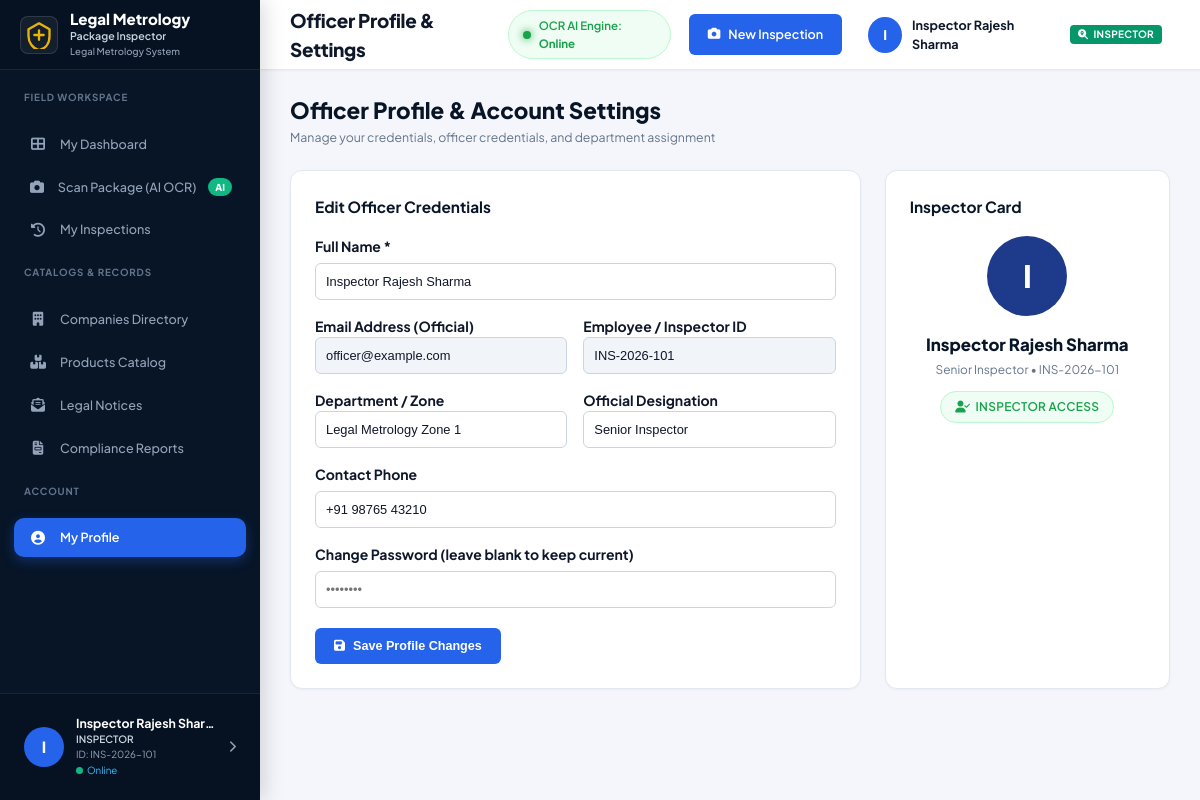
Screenshot of /pages/profile.php (signed in) with the database file from the repository.
### tables this page shows
CREATE TABLE `users` (
    `id` INT AUTO_INCREMENT PRIMARY KEY,
    `employee_id` VARCHAR(50) NOT NULL UNIQUE,
    `full_name` VARCHAR(100) NOT NULL,
    `email` VARCHAR(120) NOT NULL UNIQUE,
    `password_hash` VARCHAR(255) NOT NULL,
    `role` ENUM('officer', 'inspector') NOT NULL DEFAULT 'inspector',
    `department` VARCHAR(100) DEFAULT 'Legal Metrology Enforcement',
    `designation` VARCHAR(100) DEFAULT 'Inspector',
    `office_region` VARCHAR(100) DEFAULT 'Zone 1 - Headquarters',
    `joining_date` DATE DEFAULT NULL,
    `phone` VARCHAR(20) DEFAULT NULL,
    `status` ENUM('Active', 'Inactive', 'Suspended') NOT NULL DEFAULT 'Active',
    `last_login` DATETIME DEFAULT NULL,
    `created_at` TIMESTAMP DEFAULT CURRENT_TIMESTAMP,
    `updated_at` TIMESTAMP DEFAULT CURRENT_TIMESTAMP ON UPDATE CURRENT_TIMESTAMP
);

### includes/functions.php (called while the page is built, shortened)
<?php
function is_logged_in() {
    return isset($_SESSION['user_id']) && !empty($_SESSION['user_id']);
}
function get_logged_user() {
    return [
        'id' => $_SESSION['user_id'],
        'employee_id' => $_SESSION['employee_id'] ?? '',
        'name' => $_SESSION['name'] ?? 'Officer',
        'email' => $_SESSION['email'] ?? '',
        'role' => strtolower($_SESSION['role'] ?? 'inspector'),
        'department' => $_SESSION['department'] ?? 'Legal Metrology'
    ];
}

### pages/profile.php (the view, shortened to what this page needs)
<?php
$pageTitle = 'Officer Profile & Settings';
require_once __DIR__ . '/../includes/header.php';
require_once __DIR__ . '/../includes/sidebar.php';
$db = getDB();
$userId = $_SESSION['user_id'];
$stmt = $db->prepare("SELECT * FROM users WHERE id = ? LIMIT 1");
$stmt->execute([$userId]);
$user = $stmt->fetch();
?>
<div class="main-content">
    <?php require_once __DIR__ . '/../includes/navbar.php'; ?>
    <div class="content-body">
        <div style="margin-bottom: 24px;">
            <h2 style="font-size: 1.6rem; font-weight: 800; color: var(--primary-dark);">Officer Profile & Account Settings</h2>
            <p style="font-size: 0.88rem; color: var(--text-muted);">Manage your credentials, officer credentials, and department assignment</p>
        </div>
        <div style="display: grid; grid-template-columns: 2fr 1fr; gap: 24px;">
            <div class="card">
                <div class="card-header">
                    <h3 class="card-title">Edit Officer Credentials</h3>
                </div>
                <div class="card-body">
                    <form action="profile.php" method="POST">
                        <div class="form-group" style="margin-bottom: 16px;">
                            <label><strong>Full Name *</strong></label>
                            <input type="text" name="full_name" class="form-control" value="<?php echo htmlspecialchars($user['full_name']); ?>" required style="width: 100%; padding: 10px; border: 1px solid #cbd5e1; border-radius: 6px;">
                        </div>
                        <div style="display: grid; grid-template-columns: 1fr 1fr; gap: 16px; margin-bottom: 16px;">
                            <div>
                                <label><strong>Email Address (Official)</strong></label>
                                <input type="email" class="form-control" value="<?php echo htmlspecialchars($user['email']); ?>" disabled style="width: 100%; padding: 10px; border: 1px solid #cbd5e1; background: #f1f5f9; border-radius: 6px;">
                            </div>
                            <div>
                                <label><strong>Employee / Inspector ID</strong></label>
                                <input type="text" class="form-control" value="<?php echo htmlspecialchars($user['employee_id']); ?>" disabled style="width: 100%; padding: 10px; border: 1px solid #cbd5e1; background: #f1f5f9; border-radius: 6px;">
                            </div>
                        </div>
                        <div style="display: grid; grid-template-columns: 1fr 1fr; gap: 16px; margin-bottom: 16px;">
                            <div>
                                <label><strong>Department / Zone</strong></label>
                                <input type="text" name="department" class="form-control" value="<?php echo htmlspecialchars($user['department']); ?>" style="width: 100%; padding: 10px; border: 1px solid #cbd5e1; border-radius: 6px;">
                            </div>
                            <div>
                                <label><strong>Official Designation</strong></label>
                                <input type="text" name="designation" class="form-control" value="<?php echo htmlspecialchars($user['designation']); ?>" style="width: 100%; padding: 10px; border: 1px solid #cbd5e1; border-radius: 6px;">
                            </div>
                        </div>
                        <div class="form-group" style="margin-bottom: 16px;">
                            <label><strong>Contact Phone</strong></label>
                            <input type="text" name="phone" class="form-control" value="<?php echo htmlspecialchars($user['phone']); ?>" style="width: 100%; padding: 10px; border: 1px solid #cbd5e1; border-radius: 6px;">
                        </div>
                        <div class="form-group" style="margin-bottom: 20px;">
                            <label><strong>Change Password (leave blank to keep current)</strong></label>
                            <input type="password" name="new_password" class="form-control" placeholder="••••••••" style="width: 100%; padding: 10px; border: 1px solid #cbd5e1; border-radius: 6px;">
                        </div>
                        <button type="submit" class="btn btn-primary">
                            <i class="fas fa-save"></i> Save Profile Changes
                        </button>
                    </form>
                </div>
            </div>
            <div class="card">
                <div class="card-header">
                    <h3 class="card-title">Inspector Card</h3>
                </div>
                <div class="card-body" style="text-align: center;">
                    <div style="width: 80px; height: 80px; border-radius: 50%; background: #1e3a8a; color: #ffffff; display: flex; align-items: center; justify-content: center; font-size: 2.2rem; font-weight: 800; margin: 0 auto 16px auto;">
                        <?php echo strtoupper(substr($user['full_name'], 0, 1)); ?>
                    </div>
                    <h3 style="font-size: 1.2rem; font-weight: 800; color: var(--primary-dark); margin-bottom: 4px;">
                        <?php echo htmlspecialchars($user['full_name']); ?>
                    </h3>
                    <div style="font-size: 0.85rem; color: var(--text-muted); margin-bottom: 12px;">
                        <?php echo htmlspecialchars($user['designation']); ?> &bull; <?php echo htmlspecialchars($user['employee_id']); ?>
                    </div>
                    <span class="badge badge-success" style="font-size: 0.85rem; padding: 6px 14px;">
                        <i class="fas fa-user-check"></i> <?php echo htmlspecialchars($user['role']); ?> Access
                    </span>
                </div>
            </div>
        </div>
    </div>
</div>
<?php require_once __DIR__ . '/../includes/footer.php'; ?>

### includes/navbar.php (shortened to what this page needs)
<?php
$currentUser = get_logged_user();
$headerTitle = $headerTitle ?? $pageTitle ?? 'Officer Control Dashboard';
$userInitial = strtoupper(substr($currentUser['name'] ?? 'F', 0, 1));
?>
<header class="top-navbar">
    <div class="navbar-left">
        <h1 class="top-navbar-title"><?php echo htmlspecialchars($headerTitle); ?></h1>
    </div>
    <div class="navbar-right">
        <div class="ocr-engine-pill">
            <span class="ocr-dot"></span>
            <span class="ocr-text">OCR AI Engine: <strong>Online</strong></span>
        </div>
        <a href="new-inspection.php" class="btn btn-primary top-cta-btn">
            <i class="fas fa-camera"></i> New Inspection
        </a>
        <a href="profile.php" class="top-user-pill">
            <span class="top-user-avatar"><?php echo $userInitial; ?></span>
            <span class="top-user-name"><?php echo htmlspecialchars($currentUser['name'] ?? 'User'); ?></span>
            <?php if (strtolower($currentUser['role'] ?? '') === 'officer'): ?>
                <span class="badge" style="background-color: #2563eb; color: #ffffff; padding: 2px 8px; border-radius: 4px; font-size: 0.72rem; font-weight: 700; margin-left: 6px;">
                    <i class="fas fa-shield-alt"></i> OFFICER
                </span>
            <?php else: ?>
                <span class="badge" style="background-color: #059669; color: #ffffff; padding: 2px 8px; border-radius: 4px; font-size: 0.72rem; font-weight: 700; margin-left: 6px;">
                    <i class="fas fa-search-location"></i> INSPECTOR
                </span>
            <?php endif; ?>
        </a>
    </div>
</header>

### css/responsive.css (style rules this page uses)
*, *::before, *::after { box-sizing: border-box; }
body, p, span, div, h1, h2, h3, h4, h5, h6, label, td, th, input, textarea, select, a { word-wrap: break-word; overflow-wrap: break-word; word-break: normal; max-width: 100%; }
@media (min-width: 993px) { .main-wrapper, .main-content { margin-left: 260px !important; width: calc(100% - 260px) !important; } }

### rows the page displays
users: full_name "I", full_name "Inspector Rajesh Sharma", email "officer@example.com", employee "INS-2026-101", department "Legal Metrology Zone 1", designation "Senior Inspector", phone "+91 98765 43210", role "INSPECTOR"

### other values shown
$userInitial "I"
$currentUser['name'] "Inspector Rajesh Shar…"
$currentUser['role'] "INSPECTOR"
$userEmpId "INS-2026-101"
$headerTitle "Officer Profile & Settings"
